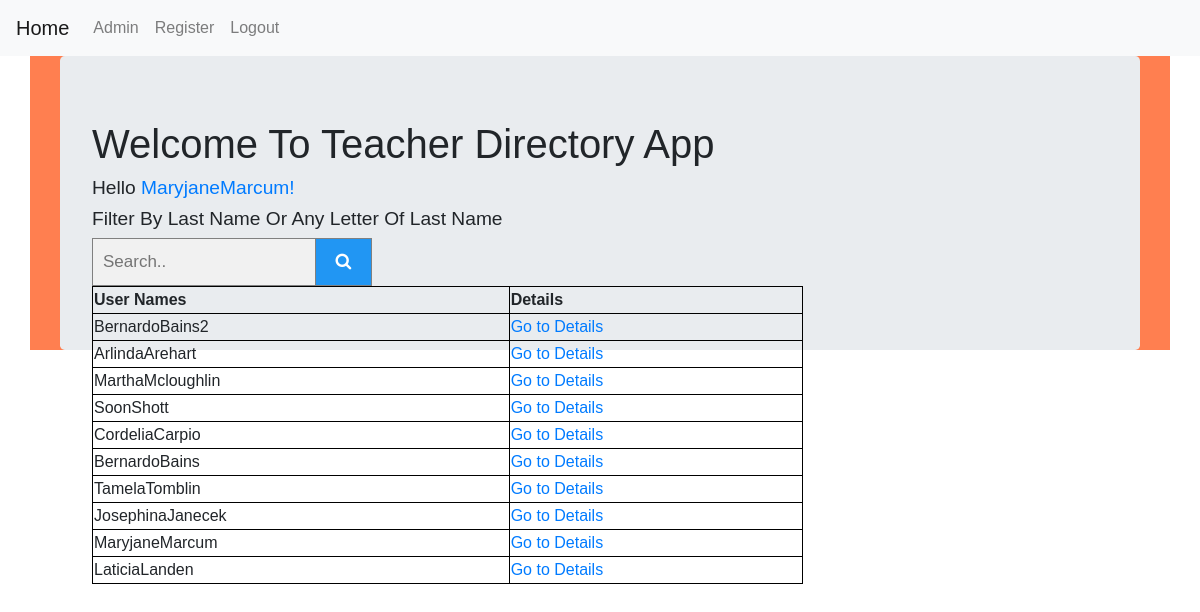
The page / (signed in) on the database its author committed.
### tdapp/models.py (models this page shows, shortened)
class UserProfileInfo(models.Model):
    user = models.OneToOneField(User, on_delete=models.CASCADE)
    profile_pic = models.ImageField(upload_to='profile_pics',blank=True)
    phone_number = models.IntegerField(null=True, blank=False)
    room_number = models.CharField(max_length=255,null=True, blank=False)
    subject_taught = models.CharField(max_length=255,null=True, blank=False)

### tdapp/views.py (the view)
# urls.py: path('', views.index.as_view(),name='index'),
class index(TemplateView):
    template_name = 'tdapp/index.html'
    def get_context_data(self, **kwargs):
        context = super(index, self).get_context_data(**kwargs)
        context['all_details'] = UserProfileInfo.objects.all().order_by('-id')
        return context

### templates/tdapp/index.html (shortened to what this page needs)
{% extends "tdapp/base.html" %}
{% block body_block %}
{% load static %}
<div class="container">
  <div class="jumbotron">
    {% if user.is_authenticated %}
    <h1>Welcome To Teacher Directory App</h1>
      <div class="hello-name">
       <h2>Hello<a href="tdapp/teacher_details/{{user.userprofileinfo.id}}">
        {{ user.username }}!</h2></a>
        <h2>Filter by Last Name or any letter of last name</h2>
      </div>
      <div class="seach-name">
          <form class="example" action="{% url 'tdapp:filter_directory' %}" enctype="multipart/form-data" method="GET" style="margin:auto;max-width:300px">
            <input type="text" placeholder="Search.." name="si">
            <button type="submit"><i class="fa fa-search"></i></button>
          </form>
      </div>
      <br><br>
    <table>
      <thead>
        <th>User Names</th>
        <th>Details</th>
      </thead>
      <tbody>
        {% for details in all_details %}
        <tr>
          <td>{{details.user.username}}</td>
          <td><a href="tdapp/teacher_details/{{details.user.userprofileinfo.id}}">Go to Details</a></td>
        </tr>
        {% endfor %}
      </tbody>
    </table>
    {% else %}
        <h2>Welcome to the site!</h2>
        <h2>Login to Enter the Teacher Directory App!</h2>
    {% endif %}
  </div>
</div>
{% endblock %}

### static/css/style.css (style rules this page uses)
table, th, td { border: 1px black solid; }
table { width: 70%; float: left; box-sizing:border-box; }
.hello-name h2 { font-size:1.2em; font-family: Arial, Helvetica, sans-serif; text-transform: capitalize; }
.seach-name { float: left; box-sizing:border-box; }
.container { background-color: coral; }

### templates/tdapp/index.html (style rules this page uses)
body { font-family: Arial; }
* { box-sizing: border-box; }
form.example input[type=text] { padding: 10px; font-size: 17px; border: 1px solid grey; float: left; width: 80%; background: #f1f1f1; }
form.example button { float: left; width: 20%; padding: 10px; background: #2196F3; color: white; font-size: 17px; border: 1px solid grey; border-left: none; cursor: pointer; }
form.example::after { content: ""; clear: both; display: table; }

### rows shown on the page
UserProfileInfo: user.username "BernardoBains2"
UserProfileInfo: user.username "ArlindaArehart"
UserProfileInfo: user.username "MarthaMcloughlin"
UserProfileInfo: user.username "SoonShott"
UserProfileInfo: user.username "CordeliaCarpio"
UserProfileInfo: user.username "BernardoBains"
UserProfileInfo: user.username "TamelaTomblin"
UserProfileInfo: user.username "JosephinaJanecek"
UserProfileInfo: user.username "MaryjaneMarcum"
UserProfileInfo: user.username "LaticiaLanden"

### other values the page prints
{{ user.username }} "MaryjaneMarcum"
